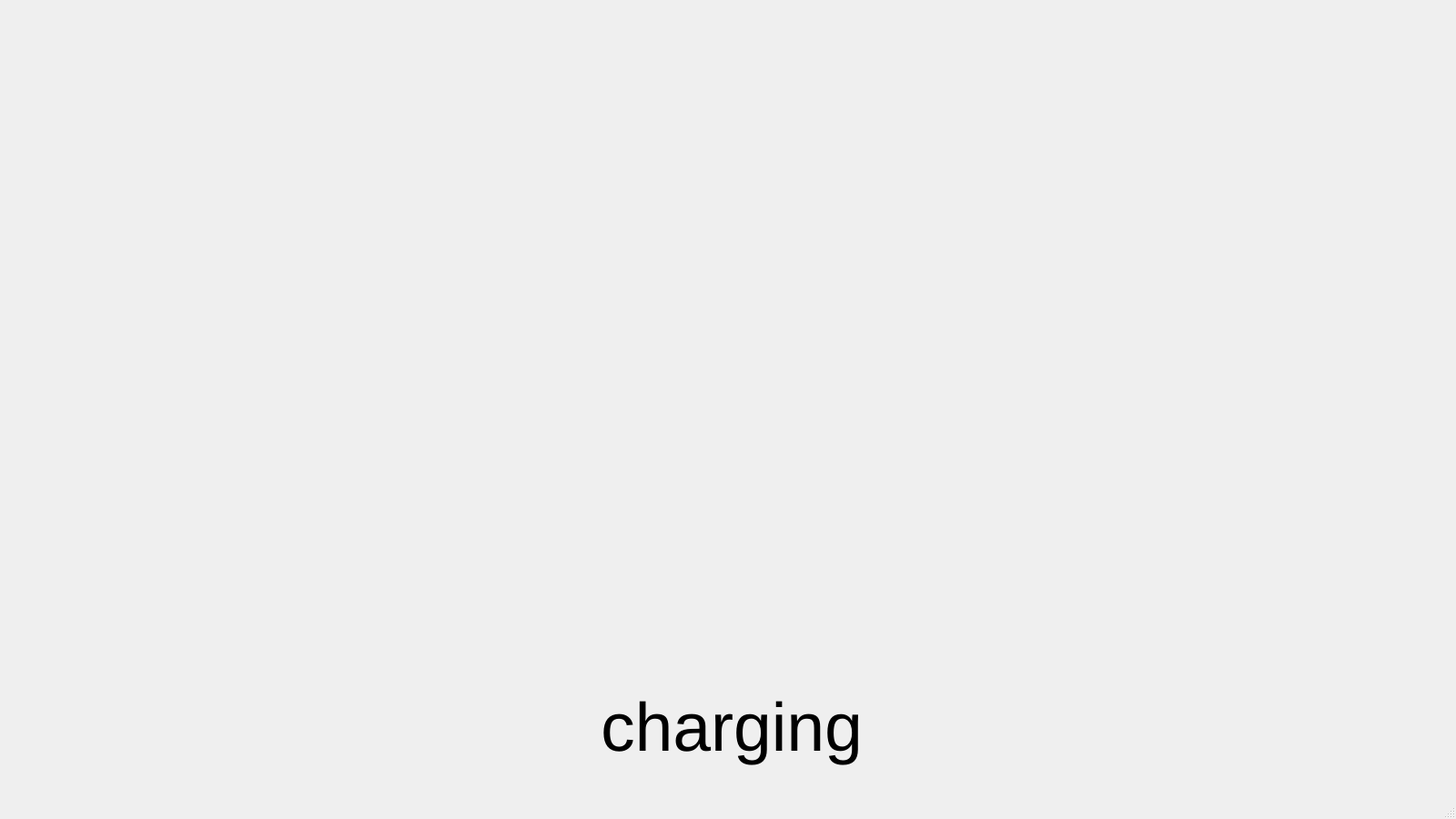
<?xml version="1.0" encoding="UTF-8"?>
<ui version="4.0">
 <class>Dobby_UI</class>
 <widget class="QMainWindow" name="Dobby_UI">
  <property name="geometry">
   <rect>
    <x>0</x>
    <y>0</y>
    <width>1600</width>
    <height>900</height>
   </rect>
  </property>
  <property name="sizePolicy">
   <sizepolicy hsizetype="Preferred" vsizetype="Preferred">
    <horstretch>0</horstretch>
    <verstretch>0</verstretch>
   </sizepolicy>
  </property>
  <property name="minimumSize">
   <size>
    <width>1280</width>
    <height>720</height>
   </size>
  </property>
  <property name="maximumSize">
   <size>
    <width>1920</width>
    <height>1080</height>
   </size>
  </property>
  <property name="windowTitle">
   <string>Dobby_UI</string>
  </property>
  <property name="layoutDirection">
   <enum>Qt::LeftToRight</enum>
  </property>
  <widget class="QWidget" name="centralwidget">
   <property name="sizePolicy">
    <sizepolicy hsizetype="Expanding" vsizetype="Expanding">
     <horstretch>0</horstretch>
     <verstretch>0</verstretch>
    </sizepolicy>
   </property>
   <property name="cursor">
    <cursorShape>BlankCursor</cursorShape>
   </property>
   <property name="layoutDirection">
    <enum>Qt::LeftToRight</enum>
   </property>
   <layout class="QGridLayout" name="gridLayout">
    <item row="0" column="0">
     <widget class="QStackedWidget" name="stackedWidget_gif">
      <property name="sizePolicy">
       <sizepolicy hsizetype="Expanding" vsizetype="Expanding">
        <horstretch>0</horstretch>
        <verstretch>0</verstretch>
       </sizepolicy>
      </property>
      <property name="currentIndex">
       <number>0</number>
      </property>
      <widget class="QWidget" name="page_charging">
       <widget class="QLabel" name="label_charging">
        <property name="geometry">
         <rect>
          <x>0</x>
          <y>0</y>
          <width>1590</width>
          <height>760</height>
         </rect>
        </property>
        <property name="text">
         <string/>
        </property>
        <property name="alignment">
         <set>Qt::AlignCenter</set>
        </property>
       </widget>
       <widget class="QLabel" name="text_charging">
        <property name="geometry">
         <rect>
          <x>445</x>
          <y>730</y>
          <width>700</width>
          <height>120</height>
         </rect>
        </property>
        <property name="sizePolicy">
         <sizepolicy hsizetype="Expanding" vsizetype="Preferred">
          <horstretch>0</horstretch>
          <verstretch>0</verstretch>
         </sizepolicy>
        </property>
        <property name="font">
         <font>
          <pointsize>56</pointsize>
         </font>
        </property>
        <property name="text">
         <string>charging</string>
        </property>
        <property name="alignment">
         <set>Qt::AlignCenter</set>
        </property>
       </widget>
      </widget>
      <widget class="QWidget" name="page_walking">
       <widget class="QLabel" name="label_walking">
        <property name="geometry">
         <rect>
          <x>0</x>
          <y>0</y>
          <width>1590</width>
          <height>760</height>
         </rect>
        </property>
        <property name="text">
         <string/>
        </property>
        <property name="alignment">
         <set>Qt::AlignCenter</set>
        </property>
       </widget>
       <widget class="QLabel" name="text_walking">
        <property name="geometry">
         <rect>
          <x>445</x>
          <y>730</y>
          <width>700</width>
          <height>120</height>
         </rect>
        </property>
        <property name="sizePolicy">
         <sizepolicy hsizetype="Expanding" vsizetype="Preferred">
          <horstretch>0</horstretch>
          <verstretch>0</verstretch>
         </sizepolicy>
        </property>
        <property name="font">
         <font>
          <pointsize>56</pointsize>
         </font>
        </property>
        <property name="text">
         <string>walking</string>
        </property>
        <property name="alignment">
         <set>Qt::AlignCenter</set>
        </property>
       </widget>
      </widget>
      <widget class="QWidget" name="page_loading">
       <widget class="QLabel" name="label_loading">
        <property name="geometry">
         <rect>
          <x>0</x>
          <y>0</y>
          <width>1590</width>
          <height>760</height>
         </rect>
        </property>
        <property name="text">
         <string/>
        </property>
        <property name="alignment">
         <set>Qt::AlignCenter</set>
        </property>
       </widget>
       <widget class="QLabel" name="text_loading">
        <property name="geometry">
         <rect>
          <x>445</x>
          <y>730</y>
          <width>700</width>
          <height>120</height>
         </rect>
        </property>
        <property name="sizePolicy">
         <sizepolicy hsizetype="Expanding" vsizetype="Preferred">
          <horstretch>0</horstretch>
          <verstretch>0</verstretch>
         </sizepolicy>
        </property>
        <property name="font">
         <font>
          <pointsize>56</pointsize>
         </font>
        </property>
        <property name="text">
         <string>loading</string>
        </property>
        <property name="alignment">
         <set>Qt::AlignCenter</set>
        </property>
       </widget>
      </widget>
      <widget class="QWidget" name="page_working">
       <widget class="QLabel" name="label_working">
        <property name="geometry">
         <rect>
          <x>0</x>
          <y>0</y>
          <width>1590</width>
          <height>760</height>
         </rect>
        </property>
        <property name="text">
         <string/>
        </property>
        <property name="alignment">
         <set>Qt::AlignCenter</set>
        </property>
       </widget>
       <widget class="QLabel" name="text_working">
        <property name="geometry">
         <rect>
          <x>445</x>
          <y>730</y>
          <width>700</width>
          <height>120</height>
         </rect>
        </property>
        <property name="sizePolicy">
         <sizepolicy hsizetype="Expanding" vsizetype="Preferred">
          <horstretch>0</horstretch>
          <verstretch>0</verstretch>
         </sizepolicy>
        </property>
        <property name="font">
         <font>
          <pointsize>56</pointsize>
         </font>
        </property>
        <property name="text">
         <string>working</string>
        </property>
        <property name="alignment">
         <set>Qt::AlignCenter</set>
        </property>
       </widget>
      </widget>
      <widget class="QWidget" name="page_resting">
       <widget class="QLabel" name="label_resting">
        <property name="geometry">
         <rect>
          <x>0</x>
          <y>0</y>
          <width>1590</width>
          <height>760</height>
         </rect>
        </property>
        <property name="text">
         <string/>
        </property>
        <property name="alignment">
         <set>Qt::AlignCenter</set>
        </property>
       </widget>
       <widget class="QLabel" name="text_resting">
        <property name="geometry">
         <rect>
          <x>445</x>
          <y>730</y>
          <width>700</width>
          <height>120</height>
         </rect>
        </property>
        <property name="sizePolicy">
         <sizepolicy hsizetype="Expanding" vsizetype="Preferred">
          <horstretch>0</horstretch>
          <verstretch>0</verstretch>
         </sizepolicy>
        </property>
        <property name="font">
         <font>
          <pointsize>56</pointsize>
         </font>
        </property>
        <property name="text">
         <string>resting</string>
        </property>
        <property name="alignment">
         <set>Qt::AlignCenter</set>
        </property>
       </widget>
      </widget>
      <widget class="QWidget" name="page_error">
       <widget class="QLabel" name="label_error">
        <property name="enabled">
         <bool>false</bool>
        </property>
        <property name="geometry">
         <rect>
          <x>0</x>
          <y>0</y>
          <width>1590</width>
          <height>760</height>
         </rect>
        </property>
        <property name="sizePolicy">
         <sizepolicy hsizetype="Expanding" vsizetype="Expanding">
          <horstretch>0</horstretch>
          <verstretch>0</verstretch>
         </sizepolicy>
        </property>
        <property name="text">
         <string/>
        </property>
        <property name="alignment">
         <set>Qt::AlignCenter</set>
        </property>
       </widget>
       <widget class="QLabel" name="text_error">
        <property name="geometry">
         <rect>
          <x>445</x>
          <y>730</y>
          <width>700</width>
          <height>120</height>
         </rect>
        </property>
        <property name="sizePolicy">
         <sizepolicy hsizetype="Expanding" vsizetype="Preferred">
          <horstretch>0</horstretch>
          <verstretch>0</verstretch>
         </sizepolicy>
        </property>
        <property name="font">
         <font>
          <pointsize>56</pointsize>
         </font>
        </property>
        <property name="text">
         <string>error</string>
        </property>
        <property name="alignment">
         <set>Qt::AlignCenter</set>
        </property>
       </widget>
      </widget>
     </widget>
    </item>
   </layout>
  </widget>
  <widget class="QStatusBar" name="statusbar"/>
 </widget>
 <resources/>
 <connections/>
</ui>
